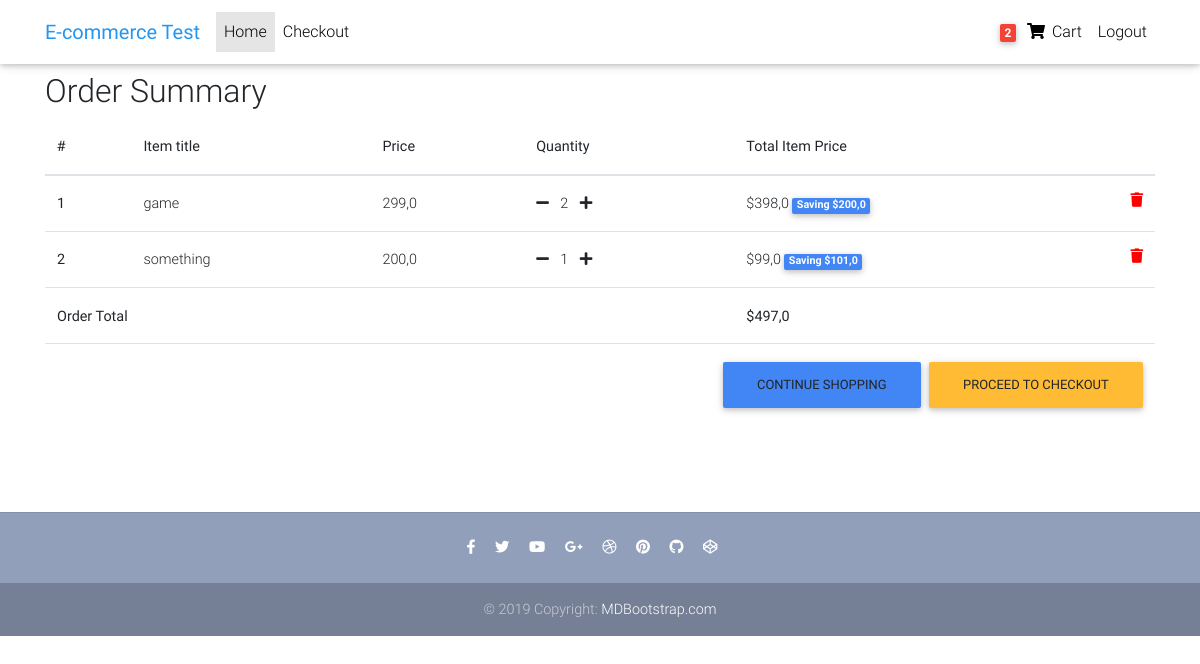
The app's page /order-summary/ (signed in), older data.
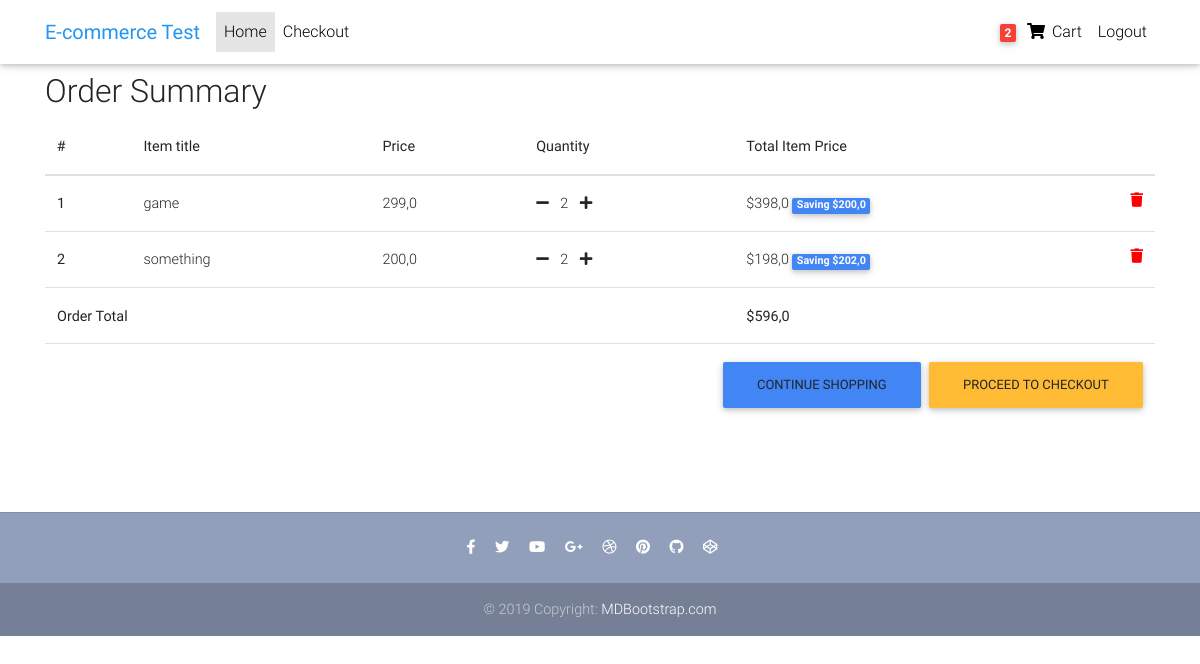
The same page, newer data.
### store/models.py (models this page shows, shortened)
class OrderItem(models.Model):
    user = models.ForeignKey(settings.AUTH_USER_MODEL,
                             on_delete=models.CASCADE, verbose_name='Заказчик')
    ordered = models.BooleanField(default=False, verbose_name='Заказано')
    item = models.ForeignKey(
        Item, on_delete=models.CASCADE, verbose_name='Товар')
    quantity = models.IntegerField(default=1, verbose_name='Количество')
    class Meta:
        verbose_name = 'Заказ-Товар'
        verbose_name_plural = 'Заказы-Товары'
    def get_total_item_price(self):
        return self.quantity * self.item.price
    def get_total_discount_item_price(self):
        return self.quantity * self.item.discount_price
    def get_amount_saved(self):
        return self.get_total_item_price() - self.get_total_discount_item_price()
    def get_final_price(self):
        if self.item.discount_price:
            return self.get_total_discount_item_price()
        return self.get_total_item_price()

class Item(models.Model):
    title = models.CharField(max_length=100, verbose_name='Наименование')
    price = models.FloatField(verbose_name='Цена')
    discount_price = models.FloatField(
        blank=True, null=True, verbose_name='Цена со скидкой')
    category = models.CharField(
        choices=CATEGORY_CHOICES, max_length=2, verbose_name='Категория')
    label = models.CharField(choices=LABEL_CHOICES,
                             max_length=1, verbose_name='Лейба')
    slug = models.SlugField(verbose_name='Слаг')
    description = models.TextField(verbose_name='Описание')
    image = models.ImageField()
    class Meta:
        verbose_name = 'Товар'
        verbose_name_plural = 'Товары'

class Order(models.Model):
    user = models.ForeignKey(settings.AUTH_USER_MODEL,
                             on_delete=models.CASCADE, verbose_name='Заказчик')
    items = models.ManyToManyField(OrderItem)
    start_date = models.DateTimeField(
        auto_now_add=True, verbose_name='Дата начала заказа')
    ordered_date = models.DateTimeField(verbose_name='Дата заказа')
    ordered = models.BooleanField(default=False, verbose_name='Заказано')
    class Meta:
        verbose_name = 'Заказ'
        verbose_name_plural = 'Заказы'
    def display_orders(self):
        return ', '.join([x.item for x in self.items.all()])
    display_orders.short_description = 'Товары'
    def get_total(self):
        total = 0
        for order_item in self.items.all():
            total += order_item.get_final_price()
        return total

### store/views.py (the view)
# urls.py: path('order-summary/', OrderSummaryView.as_view(), name='order-summary'),
class OrderSummaryView(LoginRequiredMixin, View):
    def get(self, *args, **kwargs):
        try:
            order = Order.objects.get(user=self.request.user, ordered=False)
            context = {
                'object': order
            }
            return render(self.request, 'store/order_summary.html', context)
        except ObjectDoesNotExist:
            messages.warning(self.request, "You do not have an active order")
            return redirect("/")

### store/templatetags/cart_template_tags.py (called while the page is built)
@register.filter
def cart_item_count(user):
    if user.is_authenticated:
        qs = Order.objects.filter(user=user, ordered=False)
        if qs.exists():
            return qs[0].items.count()
    return 0

### store/templates/store/order_summary.html (shortened to what this page needs)
{% extends "store/base.html" %} {% block content %}
<main>
  <div class="container">
    <div class="table-responsive text-nowrap">
      <h2>Order Summary</h2>
      <table class="table">
        <thead>
          <tr>
            <th scope="col">#</th>
            <th scope="col">Item title</th>
            <th scope="col">Price</th>
            <th scope="col">Quantity</th>
            <th scope="col">Total Item Price</th>
          </tr>
        </thead>
        <tbody>
          {% for order_item in object.items.all %}
          <tr>
            <th scope="row">{{ forloop.counter }}</th>
            <td>{{ order_item.item.title }}</td>
            <td>{{ order_item.item.price }}</td>
            <td>
              <a
                href="{% url 'store:remove-single-item-from-cart' order_item.item.slug %}"
                ><i class="fas fa-minus mr-2"></i
              ></a>
              {{ order_item.quantity }}
              <a href="{% url 'store:add-to-cart' order_item.item.slug %}"
                ><i class="fas fa-plus ml-2"></i
              ></a>
            </td>
            <td>
              {% if order_item.item.discount_price %}
              ${{order_item.get_total_discount_item_price}}
              <span class="badge badge-primary"
                >Saving ${{ order_item.get_amount_saved }}</span
              >
              {% else %} ${{ order_item.get_total_item_price }} {% endif %}
              <a
                style="color: red"
                href="{% url 'store:remove-from-cart' order_item.item.slug %}"
              >
                <i class="fas fa-trash float-right"></i>
              </a>
            </td>
          </tr>
          {% endfor %}  {% if object.get_total %}
          <tr>
            <td colspan="4"><b>Order Total</b></td>
            <td><b>${{ object.get_total }}</b></td>
          </tr>
          <tr>
            <td colspan="5">
              <a class="btn btn-warning float-right ml-2" href="/checkout/"
                >Proceed to checkout</a
              >
              <a class="btn btn-primary float-right" href="/"
                >Continue shopping</a
              >
            </td>
          </tr>
          {% endif %}
        </tbody>
      </table>
    </div>
  </div>
</main>
{% endblock content %}

Row changes from the older to the newer data that the page shows:
changed OrderItem "something": quantity "1" → "2"; get_total_discount_item_price "99,0" → "198,0"; get_amount_saved "101,0" → "202,0"
changed through a linked row, Order: get_total "497,0" → "596,0"
